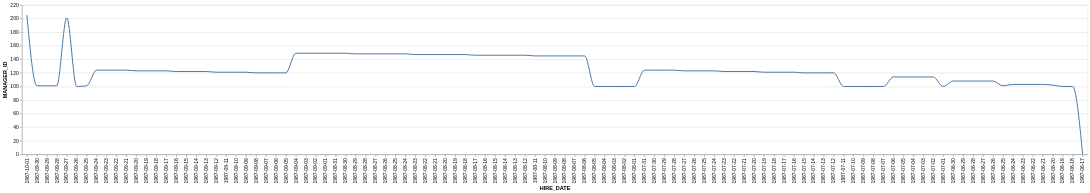

Specify this chart in Vega-Lite:
### Vega-Lite specification from a JSON file in a GitHub repository (floating-point values rounded to 4 significant figures)
{"data": {"values": [{"x_data": "1987-10-01", "y_data": 205}, {"x_data": "1987-09-30", "y_data": 101}, {"x_data": "1987-09-29", "y_data": 101}, {"x_data": "1987-09-28", "y_data": 101}, {"x_data": "1987-09-27", "y_data": 201}, {"x_data": "1987-09-26", "y_data": 100}, {"x_data": "1987-09-25", "y_data": 101}, {"x_data": "1987-09-24", "y_data": 124}, {"x_data": "1987-09-23", "y_data": 124}, {"x_data": "1987-09-22", "y_data": 124}, {"x_data": "1987-09-21", "y_data": 124}, {"x_data": "1987-09-20", "y_data": 123}, {"x_data": "1987-09-19", "y_data": 123}, {"x_data": "1987-09-18", "y_data": 123}, {"x_data": "1987-09-17", "y_data": 123}, {"x_data": "1987-09-16", "y_data": 122}, {"x_data": "1987-09-15", "y_data": 122}, {"x_data": "1987-09-14", "y_data": 122}, {"x_data": "1987-09-13", "y_data": 122}, {"x_data": "1987-09-12", "y_data": 121}, {"x_data": "1987-09-11", "y_data": 121}, {"x_data": "1987-09-10", "y_data": 121}, {"x_data": "1987-09-09", "y_data": 121}, {"x_data": "1987-09-08", "y_data": 120}, {"x_data": "1987-09-07", "y_data": 120}, {"x_data": "1987-09-06", "y_data": 120}, {"x_data": "1987-09-05", "y_data": 120}, {"x_data": "1987-09-04", "y_data": 149}, {"x_data": "1987-09-03", "y_data": 149}, {"x_data": "1987-09-02", "y_data": 149}, {"x_data": "1987-09-01", "y_data": 149}, {"x_data": "1987-08-31", "y_data": 149}, {"x_data": "1987-08-30", "y_data": 149}, {"x_data": "1987-08-29", "y_data": 148}, {"x_data": "1987-08-28", "y_data": 148}, {"x_data": "1987-08-27", "y_data": 148}, {"x_data": "1987-08-26", "y_data": 148}, {"x_data": "1987-08-25", "y_data": 148}, {"x_data": "1987-08-24", "y_data": 148}, {"x_data": "1987-08-23", "y_data": 147}, {"x_data": "1987-08-22", "y_data": 147}, {"x_data": "1987-08-21", "y_data": 147}, {"x_data": "1987-08-20", "y_data": 147}, {"x_data": "1987-08-19", "y_data": 147}, {"x_data": "1987-08-18", "y_data": 147}, {"x_data": "1987-08-17", "y_data": 146}, {"x_data": "1987-08-16", "y_data": 146}, {"x_data": "1987-08-15", "y_data": 146}, {"x_data": "1987-08-14", "y_data": 146}, {"x_data": "1987-08-13", "y_data": 146}, {"x_data": "1987-08-12", "y_data": 146}, {"x_data": "1987-08-11", "y_data": 145}, {"x_data": "1987-08-10", "y_data": 145}, {"x_data": "1987-08-09", "y_data": 145}, {"x_data": "1987-08-08", "y_data": 145}, {"x_data": "1987-08-07", "y_data": 145}, {"x_data": "1987-08-06", "y_data": 145}, {"x_data": "1987-08-05", "y_data": 100}, {"x_data": "1987-08-04", "y_data": 100}, {"x_data": "1987-08-03", "y_data": 100}, {"x_data": "1987-08-02", "y_data": 100}, {"x_data": "1987-08-01", "y_data": 100}, {"x_data": "1987-07-31", "y_data": 124}, {"x_data": "1987-07-30", "y_data": 124}, {"x_data": "1987-07-29", "y_data": 124}, {"x_data": "1987-07-28", "y_data": 124}, {"x_data": "1987-07-27", "y_data": 123}, {"x_data": "1987-07-26", "y_data": 123}, {"x_data": "1987-07-25", "y_data": 123}, {"x_data": "1987-07-24", "y_data": 123}, {"x_data": "1987-07-23", "y_data": 122}, {"x_data": "1987-07-22", "y_data": 122}, {"x_data": "1987-07-21", "y_data": 122}, {"x_data": "1987-07-20", "y_data": 122}, {"x_data": "1987-07-19", "y_data": 121}, {"x_data": "1987-07-18", "y_data": 121}, {"x_data": "1987-07-17", "y_data": 121}, {"x_data": "1987-07-16", "y_data": 121}, {"x_data": "1987-07-15", "y_data": 120}, {"x_data": "1987-07-14", "y_data": 120}, {"x_data": "1987-07-13", "y_data": 120}, {"x_data": "1987-07-12", "y_data": 120}, {"x_data": "1987-07-11", "y_data": 100}, {"x_data": "1987-07-10", "y_data": 100}, {"x_data": "1987-07-09", "y_data": 100}, {"x_data": "1987-07-08", "y_data": 100}, {"x_data": "1987-07-07", "y_data": 100}, {"x_data": "1987-07-06", "y_data": 114}, {"x_data": "1987-07-05", "y_data": 114}, {"x_data": "1987-07-04", "y_data": 114}, {"x_data": "1987-07-03", "y_data": 114}, {"x_data": "1987-07-02", "y_data": 114}, {"x_data": "1987-07-01", "y_data": 100}, {"x_data": "1987-06-30", "y_data": 108}, {"x_data": "1987-06-29", "y_data": 108}, {"x_data": "1987-06-28", "y_data": 108}, {"x_data": "1987-06-27", "y_data": 108}, {"x_data": "1987-06-26", "y_data": 108}, {"x_data": "1987-06-25", "y_data": 101}, {"x_data": "1987-06-24", "y_data": 103}, {"x_data": "1987-06-23", "y_data": 103}, {"x_data": "1987-06-22", "y_data": 103}, {"x_data": "1987-06-21", "y_data": 103}, {"x_data": "1987-06-20", "y_data": 102}, {"x_data": "1987-06-19", "y_data": 100}, {"x_data": "1987-06-18", "y_data": 100}, {"x_data": "1987-06-17", "y_data": 0}]}, "mark": {"type": "line", "interpolate": "monotone"}, "encoding": {"x": {"field": "x_data", "type": "nominal", "title": "HIRE_DATE", "sort": "descending"}, "y": {"field": "y_data", "type": "quantitative", "title": "MANAGER_ID"}}}
